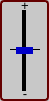
   <widget class="QFrame" name="key_06">
    <property name="geometry">
     <rect>
      <x>190</x>
      <y>120</y>
      <width>49</width>
      <height>101</height>
     </rect>
    </property>
    <property name="styleSheet">
     <string notr="true">QFrame
{
	background: rgb(200,200,200);
	border: 2px solid rgb(100,0,0);
	border-radius: 4px;
}

QLabel
{
	border: none;

}

QLabel
{
	border: none;
	background: rgba(0,0,0,0);
}

QSlider::groove:vertical {
    background: black;
    position: absolute; 
    left: 4px; right: 4px;
	width: 4px;
}

QSlider::handle:vertical {
    height: 7px;
    background: rgb(0,0,200);
    margin: 0 -9px; 
}

QSlider::add-page:vertical {
    background: black;
	width: 4px;
}

QSlider::sub-page:vertical {
    background: black;
	width: 4px;
}</string>
    </property>
    <property name="frameShape">
     <enum>QFrame::StyledPanel</enum>
    </property>
    <property name="frameShadow">
     <enum>QFrame::Raised</enum>
    </property>
    <widget class="QSlider" name="slider_06">
     <property name="geometry">
      <rect>
       <x>16</x>
       <y>10</y>
       <width>17</width>
       <height>81</height>
      </rect>
     </property>
     <property name="minimum">
      <number>32</number>
     </property>
     <property name="maximum">
      <number>96</number>
     </property>
     <property name="sliderPosition">
      <number>64</number>
     </property>
     <property name="orientation">
      <enum>Qt::Vertical</enum>
     </property>
     <property name="tickPosition">
      <enum>QSlider::NoTicks</enum>
     </property>
     <property name="tickInterval">
      <number>0</number>
     </property>
    </widget>
    <widget class="QLabel" name="label_5">
     <property name="geometry">
      <rect>
       <x>20</x>
       <y>0</y>
       <width>10</width>
       <height>10</height>
      </rect>
     </property>
     <property name="font">
      <font>
       <pointsize>10</pointsize>
      </font>
     </property>
     <property name="styleSheet">
      <string notr="true"/>
     </property>
     <property name="text">
      <string>+</string>
     </property>
     <property name="alignment">
      <set>Qt::AlignCenter</set>
     </property>
    </widget>
    <widget class="QLabel" name="label_29">
     <property name="geometry">
      <rect>
       <x>20</x>
       <y>88</y>
       <width>10</width>
       <height>10</height>
      </rect>
     </property>
     <property name="font">
      <font>
       <pointsize>10</pointsize>
      </font>
     </property>
     <property name="styleSheet">
      <string notr="true"/>
     </property>
     <property name="text">
      <string>-</string>
     </property>
     <property name="alignment">
      <set>Qt::AlignCenter</set>
     </property>
    </widget>
    <widget class="QLabel" name="mid_4">
     <property name="geometry">
      <rect>
       <x>10</x>
       <y>49</y>
       <width>30</width>
       <height>1</height>
      </rect>
     </property>
     <property name="font">
      <font>
       <pointsize>10</pointsize>
      </font>
     </property>
     <property name="styleSheet">
      <string notr="true">background: black;
border-radius: 2px;</string>
     </property>
     <property name="text">
      <string/>
     </property>
     <property name="alignment">
      <set>Qt::AlignCenter</set>
     </property>
    </widget>
    <zorder>label_5</zorder>
    <zorder>label_29</zorder>
    <zorder>mid_4</zorder>
    <zorder>slider_06</zorder>
   </widget>
